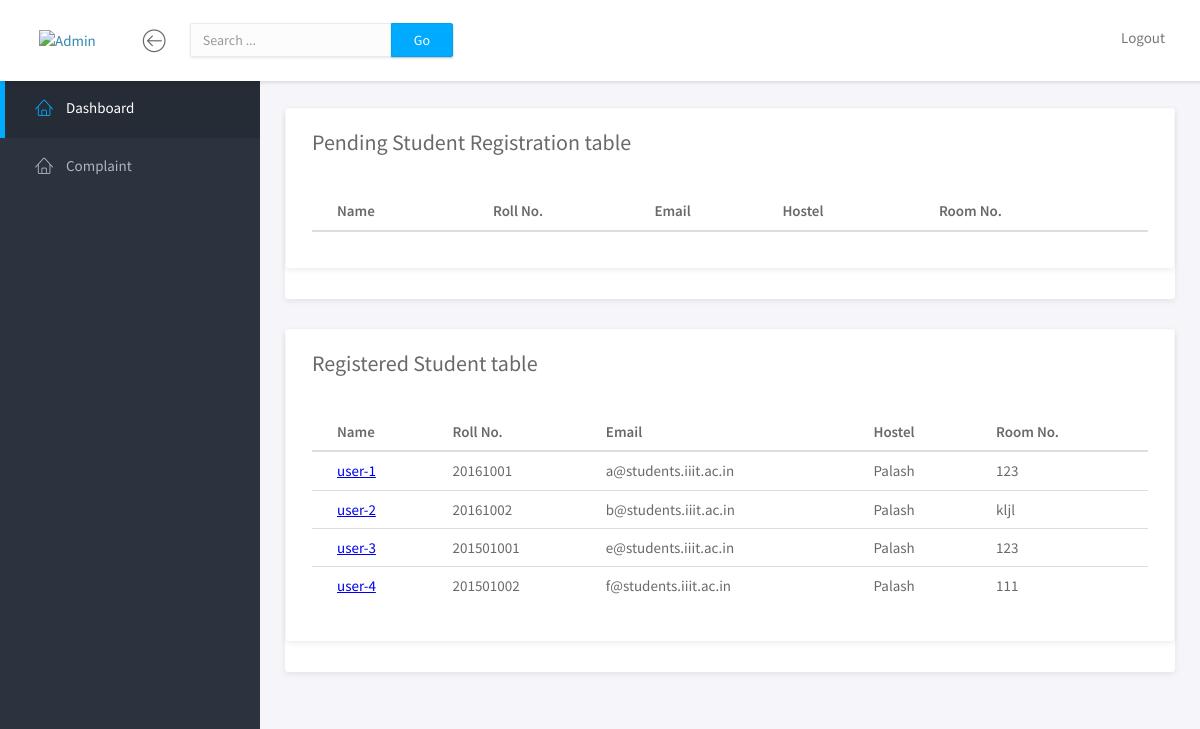
Page /admin/home/20161001 (signed in) on the committed database.
### app/student_profiles/models.py (models this page shows, shortened)
class public_details(db.Model):
    name = db.Column(db.String(255))
    roll_no = db.Column(db.Integer,primary_key = True)
    email = db.Column(db.String(255),unique = True)
    hostel = db.Column(db.String(255))
    room_no = db.Column(db.String(80))
    parents_name = db.Column(db.String(80))
    personal_no = db.Column(db.String(80))
    parents_no = db.Column(db.String(80))
    address = db.Column(db.String(1000))
    rate_sum = db.Column(db.Integer)
    rate_count = db.Column(db.Integer)

### app/admin_profiles/controllers.py (the view)
@mod_adProfile.route('/home/<username>')
def view_home(username):
    if 'user_id' not in session or username!=session['user_id']:
        return redirect('/login')
    else:
        r = make_response(render_template('indexAd.html',requests = admin_requests.query.all(),email = session['user_id'],complaints=Complaint.query.all(),requestad=public_details.query.all()))
        r.headers.set('Cache-Control', 'no-store, no-cache, must-revalidate, post-check=0, pre-check=0')
        return r

### app/templates/indexAd.html (shortened to what this page needs)
<!doctype html>
<html lang="en">
<head>
	<link rel="stylesheet" href="/static/assets/vendor/bootstrap/css/bootstrap.min.css">
	<link rel="stylesheet" href="/static/assets/vendor/font-awesome/css/font-awesome.min.css">
	<link rel="stylesheet" href="/static/assets/vendor/linearicons/style.css">
	<link rel="stylesheet" href="/static/assets/vendor/chartist/css/chartist-custom.css">
	<link rel="stylesheet" href="/static/assets/css/main.css">
	<link rel="stylesheet" href="/static/assets/css/demo.css">
</head>
<body>
	<div id="wrapper">
		<nav class="navbar navbar-default navbar-fixed-top">
			<div class="brand">
				<a href="index.html"><img src="/static/assets/img/index1as.jpeg" alt="Admin" class="img-responsive logo"></a>
			</div>
			<div class="container-fluid">
				<div class="navbar-btn">
					<button type="button" class="btn-toggle-fullwidth"><i class="lnr lnr-arrow-left-circle"></i></button>
				</div>
				<form class="navbar-form navbar-left" action="/admin/search" method="POST">
					<div class="input-group">
						<input type="text" name="searchvalue"  class="form-control" placeholder="Search ...">
						<span class="input-group-btn"><button type="submit" class="btn btn-primary">Go</button></span>
					</div>
				</form>
				<div id="navbar-menu">
					<ul class="nav navbar-nav navbar-right">
						<li class="dropdown">
							<a href="/logout"  > Logout</i></a>
						</li>
					</ul>
				</div>
			</div>
		</nav>
		<div id="sidebar-nav" class="sidebar">
			<div class="sidebar-scroll">
				<nav>
					<ul class="nav">
						<li><a href="/admin/home/<username>" class="active"><i class="lnr lnr-home"></i> <span>Dashboard</span></a></li>
						<li><a href="/admin/complaint" class=""><i class="lnr lnr-home"></i> <span>Complaint</span></a></li>
					</ul>
				</nav>
			</div>
		</div>
		<div class="main">
			<div class="main-content">
				<div class="container-fluid">
					<div class="panel panel-headline">
						<div class="panel">
								<div class="panel-heading">
									<h3 class="panel-title">Pending Student Registration table</h3>
								</div>
								<div class="panel-body">
									<table class="table table-hover">
										<thead>
										<th >Name</th>
										<th >Roll No.</th>
										<th >Email</th>
										<th >Hostel</th>
										<th >Room No.</th>
										</thead>
									</table>
								</div>
							</div>
					</div>
					</div>
					<div class="container-fluid">
					<div class="panel panel-headline">
						<div class="panel">
								<div class="panel-heading">
									<h3 class="panel-title">Registered Student table</h3>
								</div>
								<div class="panel-body">
									<table class="table table-hover">
										<thead>
										<th >Name</th>
										<th >Roll No.</th>
										<th >Email</th>
										<th >Hostel</th>
										<th >Room No.</th>
										</thead>
									            <tbody class="table-hover">
									                {% for student in requestad %}
									                <tr>
									                <td ><form action="/admin/details" method="post">
											  				<button type="submit" name="detailval" value="{{student.roll_no}}" class="btn-link">{{student.name}}</button>
															</form>
											                </td>
									                    <td >{{student.roll_no}}</td>
								                    	<td >{{student.email}}</td>
								                    	<td >{{student.hostel}}</td>
								                    	<td >{{student.room_no}}</td>
								                    </tr>
									        		 {% endfor %}
											</tbody>
									</table>
								</div>
							</div>
					</div>
					</div>
				</div>
		</div>
	</div>
</body>
</html>

### app/templates/indexAd.html (style rules this page uses)
.btn-link { border:none; outline:none; background:none; cursor:pointer; color:#0000EE; padding:0; text-decoration:underline; font-family:inherit; font-size:inherit; }

### rows in the picture
public_details: name "user-1", roll_no "20161001", email "a@students.iiit.ac.in", hostel "Palash", room_no "123"
public_details: name "user-2", roll_no "20161002", email "b@students.iiit.ac.in", hostel "Palash", room_no "kljl"
public_details: name "user-3", roll_no "201501001", email "e@students.iiit.ac.in", hostel "Palash", room_no "123"
public_details: name "user-4", roll_no "201501002", email "f@students.iiit.ac.in", hostel "Palash", room_no "111"
